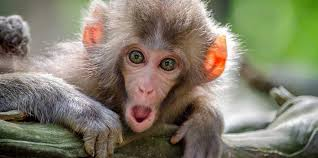
#> input picture Item 2/mono.png, 318 x 158 px
$ python item2.py
#> lines starting #> are read from the running program, lines starting #| are printed output that depends on the picture
from PIL import Image
import matplotlib.pyplot as plt


def calcular_histo(imagen):
    # Abre la imagen
#> called with imagen = 'mono.png'
    img = Image.open(imagen)
#> img is the input picture: PIL image 318x158 RGB; mean R, G, B 130, 124.7, 105.7

    # Separa los canales de color
    r, g, b = img.split()
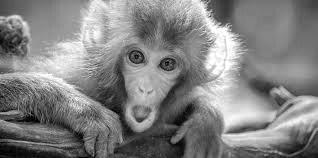
#> r: PIL image 318x158 L; min 0, max 255, mean 130
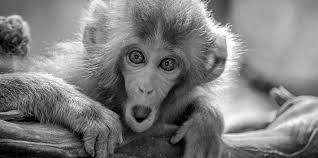
#> g: PIL image 318x158 L; min 0, max 255, mean 124.7
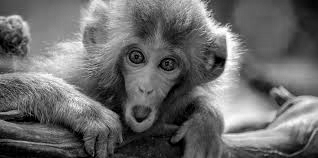
#> b: PIL image 318x158 L; min 0, max 255, mean 105.7

    # Calcula los histogramas para cada canal
    r_histogram = r.histogram()
#> r_histogram = 256 values, max 547 at index 130, min 1 at index 1, mean 196.3
    g_histogram = g.histogram()
#> g_histogram = 256 values, max 548 at index 164, min 14 at index 252, mean 196.3
    b_histogram = b.histogram()
#> b_histogram = 256 values, max 582 at index 93, min 7 at index 252, mean 196.3

    # Rango de valores para el eje x
    valores_x = list(range(256))

    # Grafica los histogramas a cada canal de color
    plt.figure(figsize=(8, 6))
    plt.title('Histograma')
    plt.xlabel('Valor de Pixel')
    plt.ylabel('Frecuencia')
    plt.bar(valores_x, r_histogram, color='red', alpha=0.7, label='Rojo')
    plt.bar(valores_x, g_histogram, color='green',
            alpha=0.7, label='Verde', bottom=r_histogram)
    plt.bar(valores_x, b_histogram, color='blue', alpha=0.7, label='Azul',
            bottom=[i+j for i, j in zip(r_histogram, g_histogram)])
    plt.legend()
    plt.show()
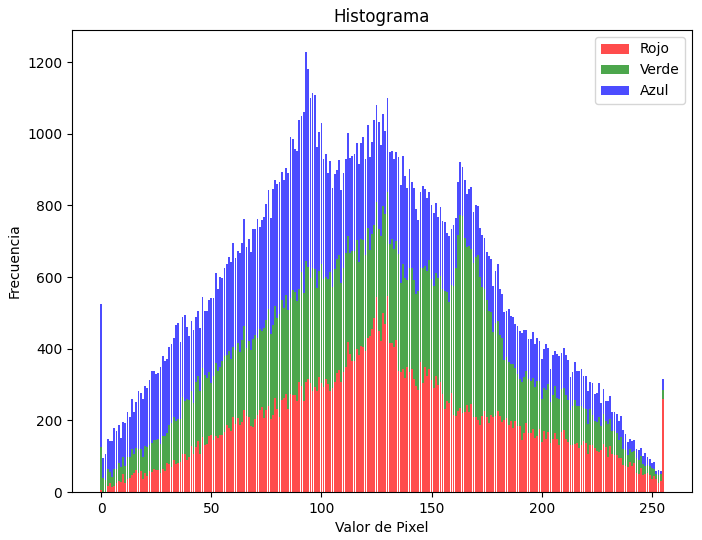
#> figure drawn by matplotlib, 1 panel; tallest bar 547 high, from x = 129.6 to 130.4; tallest bar 548 high, from x = 163.6 to 164.4; tallest bar 582 high, from x = 92.6 to 93.4


calcular_histo('mono.png')
